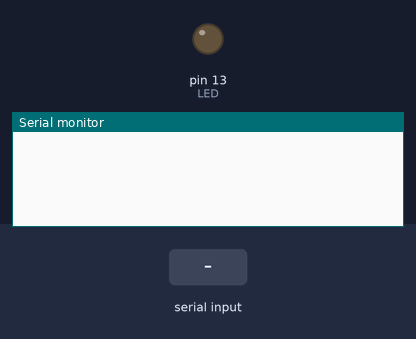
Simulated run of this sketch. Board: Arduino Uno, built with avr-gcc and run on an emulated ATmega328P. Parts: output pins drawn as LEDs (lit = HIGH), the last lines printed to the serial monitor. The inputs (shaded band) are chosen by the test bench. Random numbers use the default seed unless the sketch sets one.

Above: at 1.2 s.
1.3 s: "1" received over Serial
At 2.1 s:
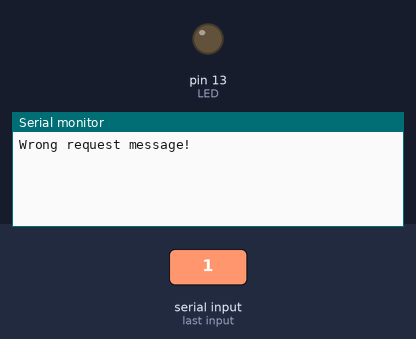
2.8 s: byte 71 (REQUEST_MSG) received over Serial
At 3.3 s:
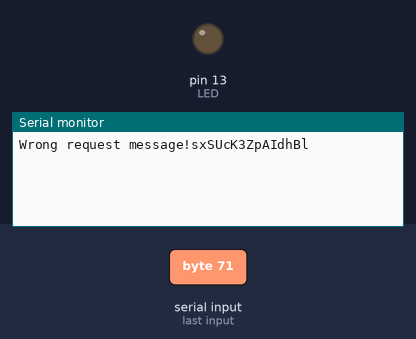

The sketch:

arduinoRandStrGenerator.ino
```cpp
#include <Arduino.h>

#define LED 13
#define REQUEST_MSG 'G'
#define RETURN_ERR_MSG "Wrong request message!"
#define CHAR_RANGE_SIZE 62
#define RANDOM_STR_LTH 15
#define RAND_STR_BUFF_LTH (RANDOM_STR_LTH + 1)
#define BAUD_RATE 9600
#define WAITING_DELAY 3

const char charRange[CHAR_RANGE_SIZE] = "abcdefghijklmnopqrstuvwxyzABCDEFGHIJKLMNOPQRSTUVWXYZ1234567890";
char randStr[RAND_STR_BUFF_LTH];
char received;
char inputTrash;

char* generateRandomStr(char* randBuff, size_t buffSize);

void setup()
{
  pinMode(LED,OUTPUT);
  digitalWrite(LED,LOW);

  Serial.begin(BAUD_RATE);

  randomSeed(analogRead(0));
}

void loop()
{
  received = Serial.read();

  switch(received)
  {
    case REQUEST_MSG:
      digitalWrite(LED,HIGH);
      Serial.print(generateRandomStr(randStr,RAND_STR_BUFF_LTH));
      digitalWrite(LED,LOW);
    break;

    case -1:
    break;

    default:
      Serial.print(RETURN_ERR_MSG);
      //clearing rest of the buffer
      while(true)
      {
        //waiting for rest of data to arrive
        delay(WAITING_DELAY);

        //clearing information, if received
        if(Serial.available())
        {
          while(Serial.available())
            Serial.read();
        }
        else
          //nothing arrived
          break;
      }
    break;
  }
}


char* generateRandomStr(char* randBuff, size_t buffSize)
{
  for(size_t i=0; i<buffSize-1; ++i)
  {
    randBuff[i] = charRange[random(0,CHAR_RANGE_SIZE)];
  }

  randBuff[buffSize-1] = '\0';

  return randBuff;
}
```

Measured:
- after the input at 1.3 s, the serial monitor: prints a new line at once (image 1)
- after the input at 2.8 s, the serial monitor: prints a new line at once (image 2)
